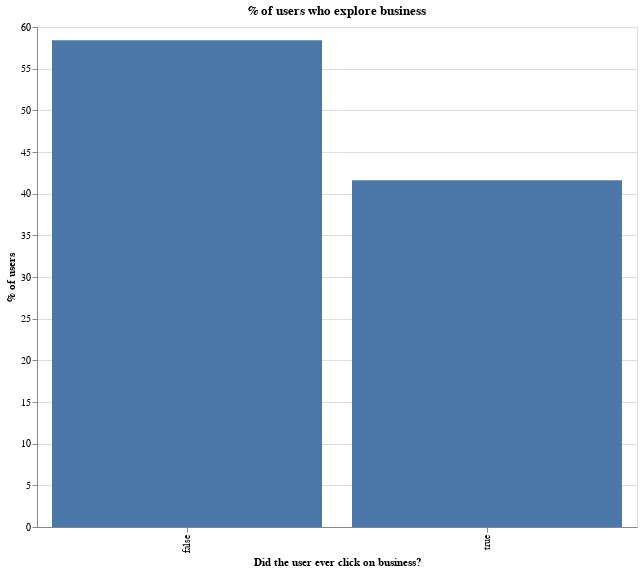

The code cell stored with this chart in its notebook:
### Markdown cell above
![](business_selection.png)

### Code cell
# identify users that selected business.
df = pd.read_csv("product_selection_ksp.csv")

df["b"] = False
df.loc[
    df["se_label"].isin(["account-purpose-occupations", "account-purpose-industries"]),
    "b",
] = True

# how many do this?
df = df.groupby(["id"])["b"].agg("max").reset_index()

df = df.groupby(["b"])["id"].agg("nunique").reset_index()

df["perc"] = 100 * df["id"] / df["id"].sum()

alt.Chart(df).mark_bar().encode(
    x=alt.X("b:N", axis=alt.Axis(title="Did the user ever click on business?")),
    y=alt.Y("perc:Q", axis=alt.Axis(title="% of users")),
).properties(width=600, height=500, title="% of users who explore business")

### Figure 1 — Vega-Lite specification as saved in the notebook (floating-point values rounded to 4 significant figures)
{"config": {"view": {"continuousWidth": 400, "continuousHeight": 300}}, "data": {"name": "data-babcaac4e82d3d2c68d92342c9beaaeb"}, "mark": "bar", "encoding": {"x": {"type": "nominal", "axis": {"title": "Did the user ever click on business?"}, "field": "b"}, "y": {"type": "quantitative", "axis": {"title": "% of users"}, "field": "perc"}}, "height": 500, "title": "% of users who explore business", "width": 600, "$schema": "https://vega.github.io/schema/vega-lite/v4.0.2.json", "datasets": {"data-babcaac4e82d3d2c68d92342c9beaaeb": [{"b": false, "id": 19896, "perc": 58.4}, {"b": true, "id": 14175, "perc": 41.6}]}}
